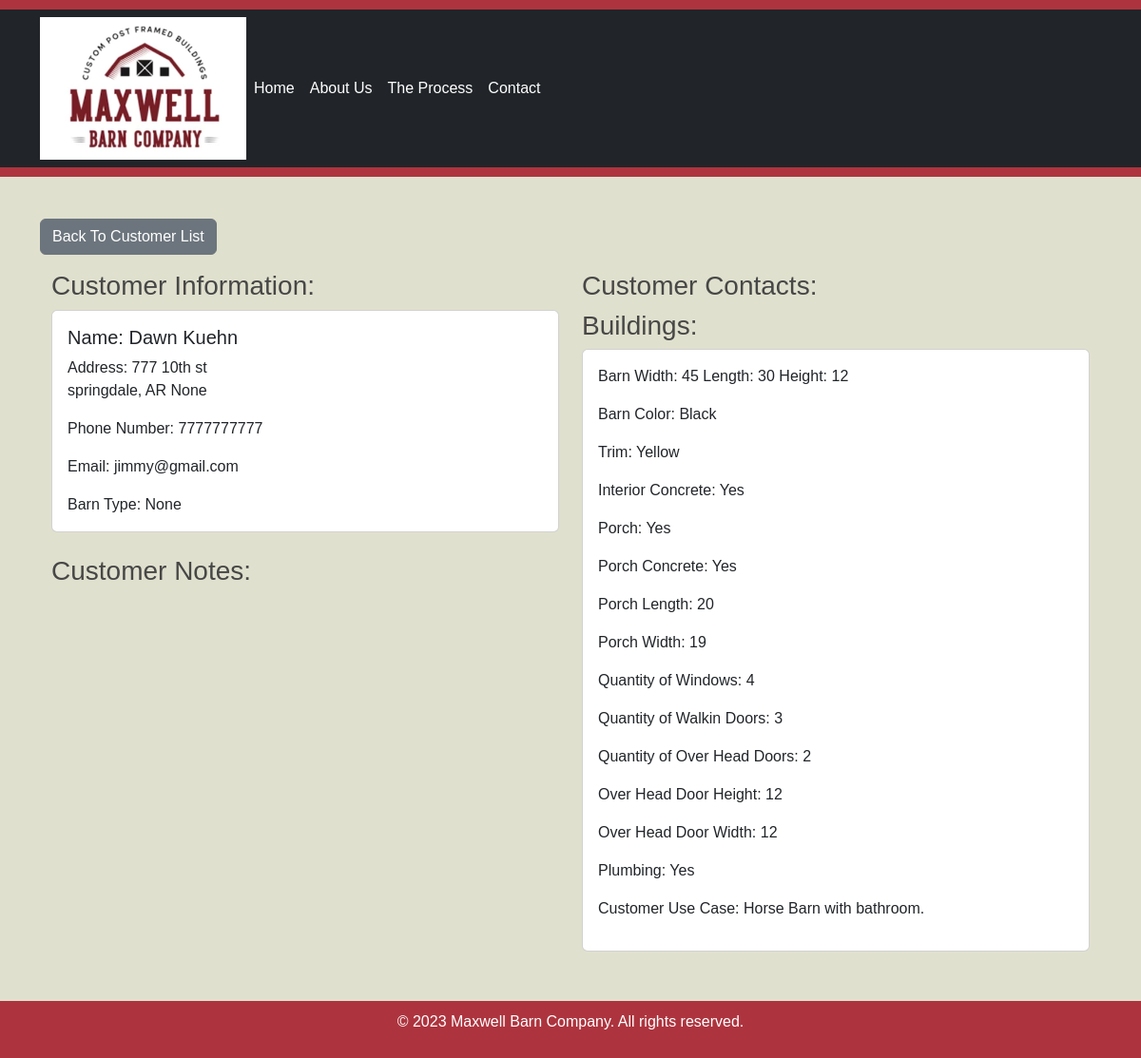
The page /2/customer_profile on the database as committed earlier.
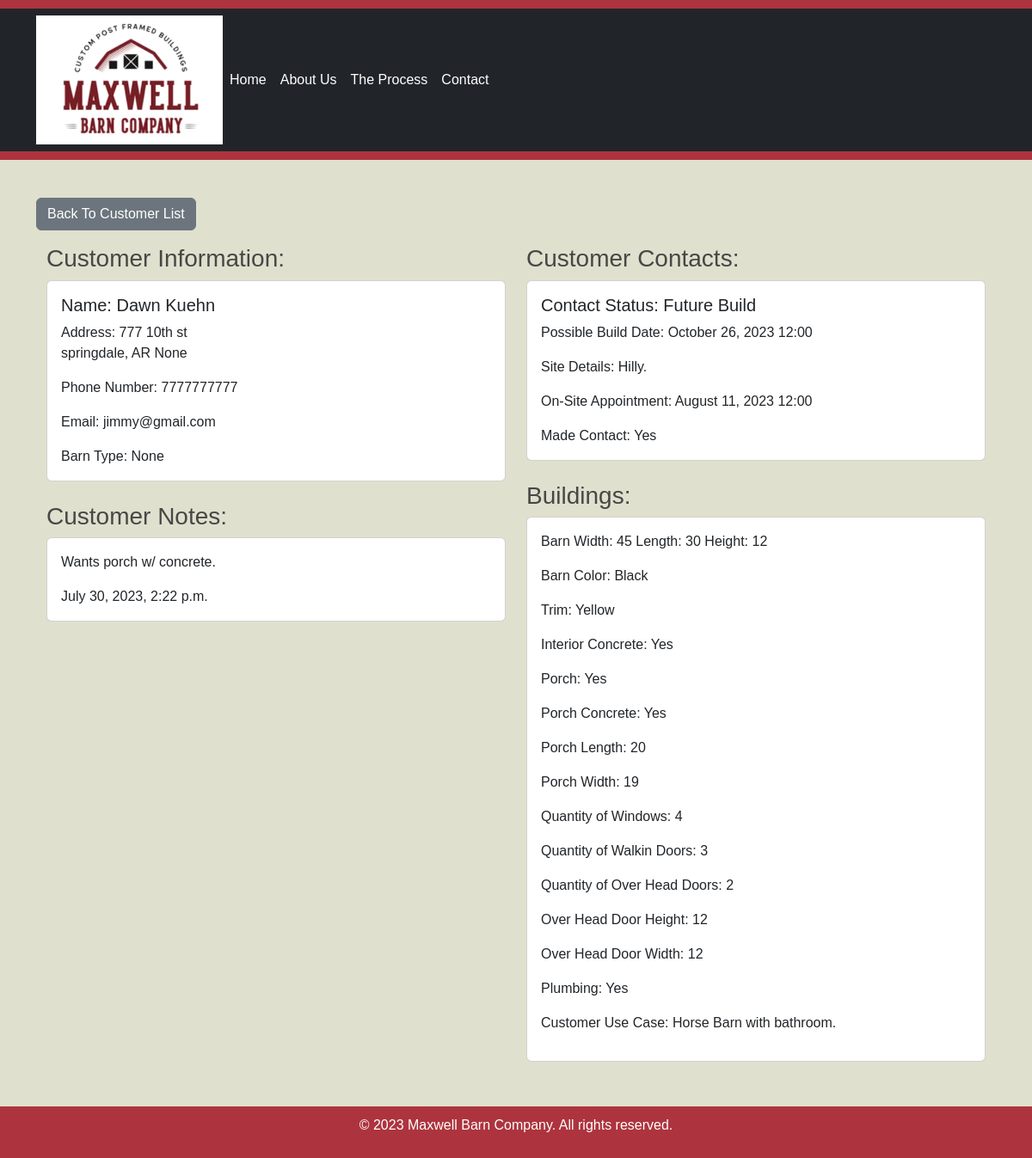
The same page on the database as committed later.
### web/models.py (models this page shows, shortened)
class Customer(models.Model):
    name_first = models.CharField(max_length=64, verbose_name="First Name")
    name_last = models.CharField(max_length=64, verbose_name="Last Name")
    address = models.CharField(max_length=200)
    add_city = models.CharField(max_length=64, verbose_name="City")
    add_state = models.CharField(max_length=2, choices=STATE_CHOICES, verbose_name="State")
    zip = models.CharField(max_length=12, null=True, blank=True)
    phone_number = models.CharField(max_length=16, verbose_name="Phone Number")
    email = models.EmailField()
    date = models.DateTimeField(default=timezone.now)
    barn_type = models.CharField(max_length=20, choices=BARN_TYPE, verbose_name="Desired Structure Usuage", null=True, blank=True)
    archived = models.BooleanField(default=False)

class Building(models.Model):
    cust = models.ForeignKey(Customer, on_delete=models.CASCADE)
    width = models.IntegerField()
    length = models.IntegerField()
    height = models.IntegerField()
    concrete = models.BooleanField(default=False)
    color = models.CharField(max_length=15, choices=COLOR_CHOICES)
    trim = models.CharField(max_length=20, choices=COLOR_CHOICES)
    porch = models.BooleanField(default=False)
    porch_concrete = models.BooleanField(default=False)
    porch_length = models.IntegerField(verbose_name="Porch Length", null=True, blank=True)
    porch_width = models.IntegerField(verbose_name="Porch Width", null=True, blank=True)
    windows = models.IntegerField(null=True, blank=True, verbose_name="Quantity of Windows")
    walk_doors = models.IntegerField(null=True, blank=True, verbose_name="Quantity of Walkin Doors")
    over_head_doors = models.IntegerField(null=True, blank=True, verbose_name="Quantity of Over Head Doors")
    over_head_height = models.IntegerField(null=True, blank=True, verbose_name="Over Head Door Height")
    over_head_width = models.IntegerField(null=True, blank=True, verbose_name="Over Head Door Width")
    plumbing = models.BooleanField(default=False)
    cust_use = models.TextField(null=True, blank=True, verbose_name="Customer Use Case:")

class CustomerNote(models.Model):
    cust = models.ForeignKey(Customer, on_delete=models.CASCADE)
    cust_note = models.TextField(verbose_name="Customer Note")
    cust_note_date = models.DateTimeField(default=timezone.now)

class Contact(models.Model):
    cust = models.ForeignKey(Customer, on_delete=models.CASCADE)
    status = models.CharField(max_length=20, choices=CUST_STATUS)
    possible_build_date = models.DateTimeField(blank=True, null=True)
    site_details = models.TextField(verbose_name="Site Details")
    on_site_appointment = models.DateTimeField(blank=True, null=True)
    made_contact = models.BooleanField(default=False)

### web/views.py (the view)
# urls.py: path("<int:cust_id>/customer_profile", views.customer_profile, name="customer_profile"),
def customer_profile(request, cust_id):
    customer = Customer.objects.get(pk=cust_id)
    notes = CustomerNote.objects.filter(cust=customer)
    builds = Building.objects.filter(cust=customer)
    contact = Contact.objects.filter(cust=customer)
    return render(request, "web/customer_profile.html", {
        "customers": [customer],
        "notes": notes,
        "builds": builds,
        "contacts": contact
    })

### web/templates/web/customer_profile.html
{% extends "web/layout.html" %}
{% block content %}
<a href="{% url 'customer_list' %}" class="btn btn-secondary mb-3">Back To Customer List</a>
<div class="container">
    <div class="row">
        <div class="col-md-6">
            <h3>Customer Information:</h3>
            {% for customer in customers %}
            <div class="card mb-4">
                <div class="card-body">
                    <h5 class="card-title">Name: {{ customer.name_first }} {{ customer.name_last }}</h5>
                    <p class="card-text">Address: {{ customer.address }}<br>{{ customer.add_city }}, {{ customer.add_state }} {{ customer.zip }}</p>
                    <p class="card-text">Phone Number: {{ customer.phone_number }}</p>
                    <p class="card-text">Email: {{ customer.email }}</p>
                    <p class="card-text">Barn Type: {{ customer.barn_type }}</p>
                </div>
            </div>
            {% endfor %}
            <h3>Customer Notes:</h3>
            {% for note in notes %}
            <div class="card mb-2">
                <div class="card-body">
                    <p class="card-text">{{ note.cust_note }}</p>
                    <p class="card-text">{{ note.cust_note_date }}</p>
                </div>
            </div>
            {% endfor %}
        </div>
        <div class="col-md-6">
            <h3>Customer Contacts:</h3>
            {% for contact in contacts %}
            <div class="card mb-4">
                <div class="card-body">
                    <h5 class="card-title">Contact Status: {{ contact.get_status_display }}</h5>
                    <p class="card-text">Possible Build Date: {% if contact.possible_build_date %}{{ contact.possible_build_date|date:"F d, Y H:i" }}{% else %}Not set{% endif %}</p>
                    <p class="card-text">Site Details: {{ contact.site_details }}</p>
                    <p class="card-text">On-Site Appointment: {% if contact.on_site_appointment %}{{ contact.on_site_appointment|date:"F d, Y H:i" }}{% else %}Not set{% endif %}</p>
                    <p class="card-text">Made Contact: {% if contact.made_contact %}Yes{% else %}No{% endif %}</p>
                </div>
            </div>
            {% endfor %}
            <h3>Buildings:</h3>
            {% for build in builds %}
            <div class="card mb-2">
                <div class="card-body">
                    <p>Barn Width: {{ build.width }} Length: {{ build.length }} Height: {{ build.height }} </p>
                    <p>Barn Color: {{ build.color }}</p>
                    <p>Trim: {{ build.trim }} </p>
                    <p>Interior Concrete: {% if build.concrete %}Yes{% else %}No{% endif %}</p>
                    <p>Porch: {% if build.porch %}Yes{% else %}No{% endif %} </p>
                    {% if build.porch %}
                    <p>Porch Concrete: {% if build.porch_concrete %}Yes{% else %}No{% endif %}</p>
                    <p>Porch Length: {{ build.porch_length }}</p>
                    <p>Porch Width: {{ build.porch_width }}</p>
                    {% endif %}
                    <p>Quantity of Windows: {{ build.windows }}</p>
                    <p>Quantity of Walkin Doors: {{ build.walk_doors }}</p>
                    <p>Quantity of Over Head Doors: {{ build.over_head_doors }}</p>
                    <p>Over Head Door Height: {{ build.over_head_height }}</p>
                    <p>Over Head Door Width: {{ build.over_head_width }}</p>
                    <p>Plumbing: {% if build.plumbing %}Yes{% else %}No{% endif %}</p>
                    <p>Customer Use Case: {{ build.cust_use }}</p>
                </div>
            </div>
            {% endfor %}
        </div>
    </div>
</div>
{% endblock %}

Rows that differ between the two databases and show on the page:
added CustomerNote: cust_note "Wants porch w/ concrete.", cust_note_date "July 30, 2023, 2:22 p.m."
added Contact: status "Future Build", possible_build_date "October 26, 2023 12:00", site_details "Hilly.", on_site_appointment "August 11, 2023 12:00", made_contact "Yes"
